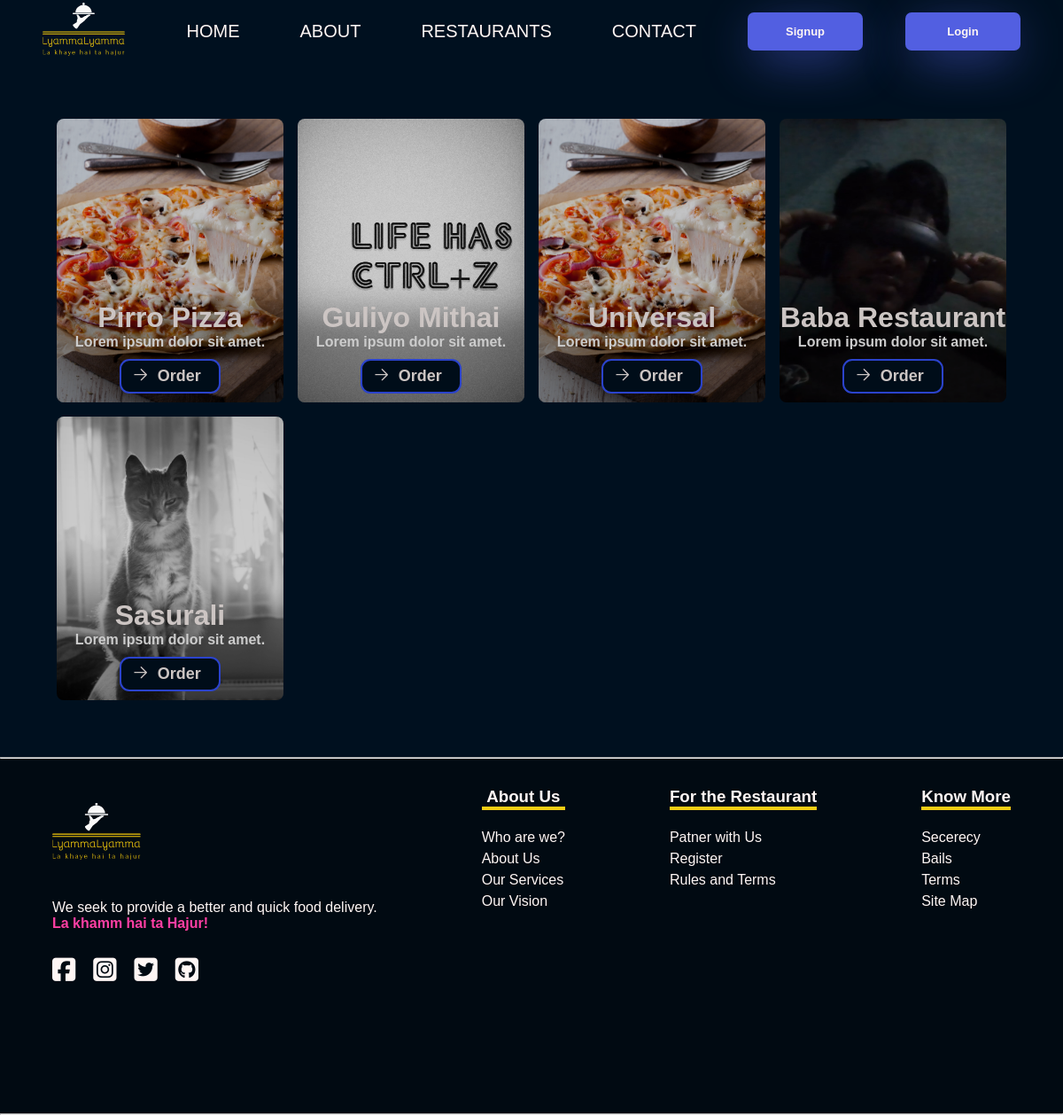
Screenshot of /restaurantlist/ with the database file from the repository.
### lyammaApp/models.py (models this page shows, shortened)
class launchPartner(models.Model):
    sno = models.AutoField(primary_key=True)
    image = models.ImageField(upload_to="lyammaApp/images", default="upload-image")
    fullname = models.CharField(max_length=40)
    address = models.CharField(max_length=30)
    restaurantname = models.CharField(max_length=50)
    phone = models.CharField(max_length=14)
    email = models.CharField(max_length=70)
    restauranttype = models.CharField(max_length=70)
    slug = models.CharField(max_length=130, default="normal-slug")  # url management
    timeStamp = models.DateTimeField(auto_now_add=True, blank=True)

### lyammaApp/views.py (the view)
# urls.py: path("restaurantlist/", views.restaurantlist, name="restaurantlist"),
def restaurantlist(request):
    approvedPartners = launchPartner.objects.all()
    context = {"approvedPartners": approvedPartners}
    return render(request, 'restaurantlist.html', context)

### templates/restaurantlist.html (shortened to what this page needs)
{% extends 'base.html'%}
{% load static %}
    {% block base_style%}
    {{ block.super }}
    <link rel="stylesheet" href="{% static 'styles/restaurantlist.css' %}">
    {% endblock base_style%}
    {% block content %}
    <div class="restaurantlist">
        <div class="div1">
            <div class="listBox" data-aos="fade-up">
                {% for partnerapproved in approvedPartners %}
                <div class="box" style="background-image: url(/media/{{partnerapproved.image}});">
                    <h1>{{partnerapproved.restaurantname}}</h1>
                    <p>Lorem ipsum dolor sit amet.</p>
                    <button class="banner-button">
                        <svg xmlns="http://www.w3.org/2000/svg" fill="none" viewBox="0 0 24 24" stroke-width="1.5"
                            stroke="currentColor" class="w-6 h-6">
                            <path stroke-linecap="round" stroke-linejoin="round" d="M4.5 12h15m0 0l-6.75-6.75M19.5 12l-6.75 6.75">
                            </path>
                        </svg>
                        <div class="text">
                            <a href="/restaurantlist/{{partnerapproved.slug}}">Order</a>
                        </div>
                    </button>
                </div>
                {% endfor %}
            </div>
        </div>
    </div>
    {% endblock %}

### static/styles/base.css (style rules this page uses)
* { margin: 0; padding: 0; box-sizing: border-box; font-family: sans-serif; }
:root { --bcolor: #00101F; --footer-color: #010a12; --mainheading: #F4CE14; --para: #fff6f4; --hotish: #FF3FA4; --skyblue: #525FE1; --suntala: rgb(152, 79, 0); }
body { background-color: var(--bcolor) !important; }
html { background-color: var(--bcolor); overflow-x: hidden; }

### static/styles/restaurantlist.css (style rules this page uses)
* { margin: 0; padding: 0; box-sizing: border-box; font-family: sans-serif; }
:root { --bcolor: #00101F; --footer-color: #010a12; --mainheading: #F4CE14; --para: #fff6f4; --hotish: #FF3FA4; --skyblue: #525FE1; --suntala: rgb(152, 79, 0); }
.restaurantlist { color: var(--para); padding: 4rem; display: flex; justify-content: space-between; gap: 1rem; }
.restaurantlist .div1 { display: flex; justify-content: space-between; width: 100%; }
.listBox { display: grid; grid-template-columns: repeat(4, 1fr); gap: 1rem; width: 100%; }
.restaurantlist .div1 .listBox .box { box-shadow: rgba(0, 0, 0, 0.35) 0px -120px 36px -18px inset; display: flex; flex-direction: column; justify-content: end; align-items: center; border-radius: .5rem; background-repeat: no-repeat; background-position: center center; background-size: cover; filter: brightness(80%); transition: 0.3s ease-in-out; cursor: pointer; }
.listBox .box { min-height: 40vh; }
.banner-button { margin: 10px 0; background-color: var(--bcolor); color: var(--para); width: 8.5em; height: 2.9em; border: #3654ff 0.2em solid; border-radius: 11px; text-align: right; transition: all 0.6s ease; }
.banner-button svg { width: 1.6em; margin: -0.2em 0.8em 1em; position: absolute; display: flex; transition: all 0.6s ease; }
.banner-button .text { font-weight: bold; margin: 0 1.5em }
.banner-button .text a { text-decoration: none; color: var(--para); font-size: large; }
.box p { color: #fff; font-weight: bold; }

### rows the page displays
launchPartner: image (picture), restaurantname "Pirro Pizza"
launchPartner: image (picture), restaurantname "Guliyo Mithai"
launchPartner: image (picture), restaurantname "Universal"
launchPartner: image (picture), restaurantname "Baba Restaurant"
launchPartner: image (picture), restaurantname "Sasurali"
